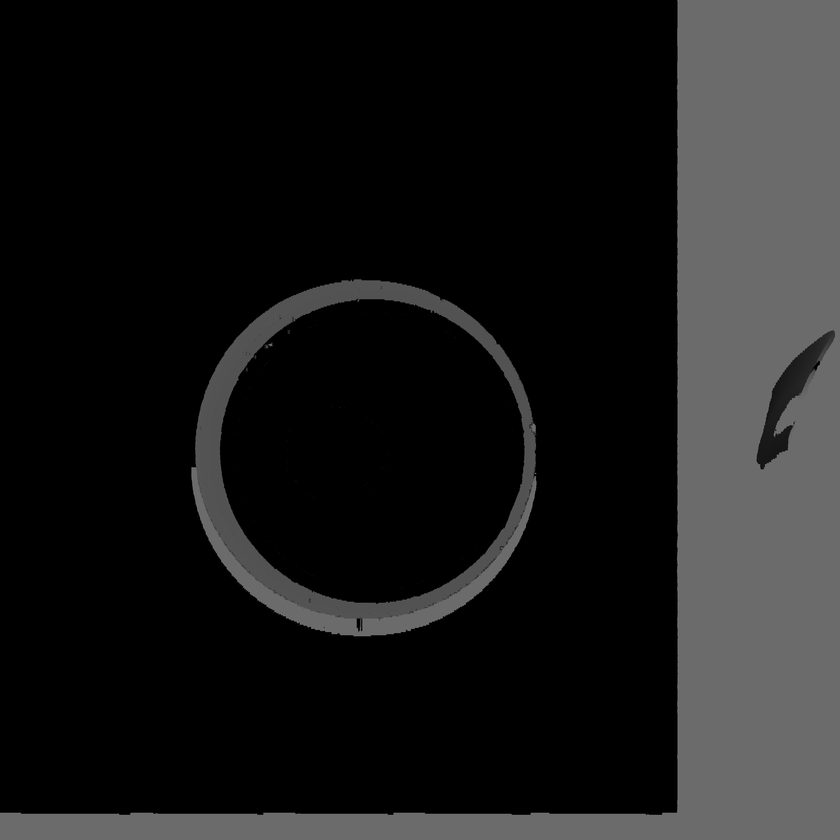
#> input picture img.png, 840 x 840 px, shrunk from 3200 x 3200 before the run
$ python -i feature_functions.py   (imports and definitions only)
#> lines starting #> are read from the running program, lines starting #| are printed output that depends on the picture; after the words box and inside, x2 and y2 are one past the last pixel; in counts of white or black regions, pixels touching at a corner belong together
#> further down, picture is the input picture: shape (840, 840, 3); min 0, max 124, mean 26.2
from numpy import (
    ndarray,
    dstack,
    where,
    float32,
    uint8,
    unique,
    isin,
    median,
    abs
)
import cv2
from logging import info

class FeatureExtraction():
    '''a simple class handler for feature extraction and image processing'''
    def __init__(self, blur_value:int = [7,7]):
        if blur_value[0] % 2 == 0 and blur_value[1] % 2 == 0:
            raise ValueError(f"Error : blur values must be odd and more than 1 value of {blur_value} is not valid")
        self.blur_value = blur_value
        self.blur_image = None
        self.binary_image = None
        self.three_channel_binary = None

        pass

    def _get_largest_contour(self):
        '''finds the largest contour in an image and returns it
        Returns:
            largetst_contour: the largest contour by area'''
        image = self.binary_image
        contours, hierachy = cv2.findContours(
            image,
            cv2.RETR_TREE,
            cv2.CHAIN_APPROX_SIMPLE
        )
        if len(contours) ==0:
            info("INFO : No contour found in image")
            return 0

        return max(contours, key = cv2.contourArea)

    def _get_perimeter(self) -> float:
        '''returns the perimeter of the largest contour found in an image
        Returns:
            perimeter: a float representing the length of the largest contour arc
        '''
        largest_contour = self._get_largest_contour()

        return cv2.arcLength(largest_contour, True)


    def _get_radius(self) -> float:
        '''returns the radius of the largest blob found
        Returns:
            radius: a float representing the radius of the largest blob
        '''
        largest_contour = self._get_largest_contour()
        x,y,w,h = cv2.boundingRect(largest_contour)
        return (h/2+w/2)/2


    def get_subject_details(self,image:ndarray) -> dict:
        '''Extracts the depth, area and perimeter from details found in an image
        Args:
            image: a np.ndarray representing an image
        Returns:
            details: a dictionary containing details of the image'''
        self.blur_image = cv2.blur(image, self.blur_value)
        ret, self.binary_image = cv2.threshold(self.blur_image, 50, 255, cv2.THRESH_BINARY)
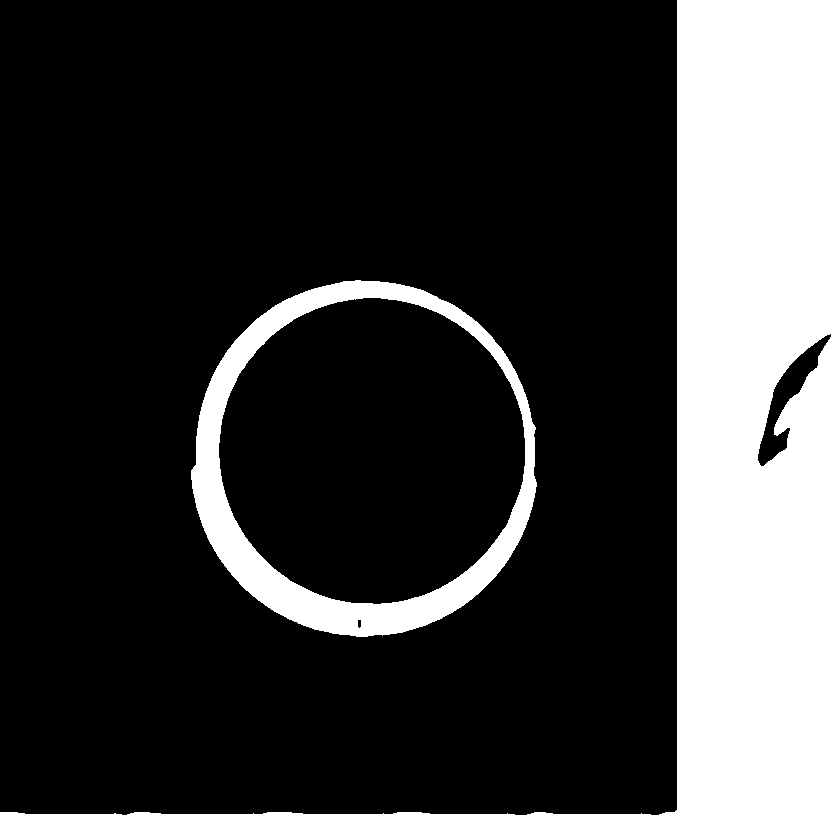
#> self.binary_image: shape (840, 840, 3); 24.9% white; 2 white regions, box (x1, y1, x2, y2) and area: (0, 0, 840, 840) 152376, (191, 280, 537, 637) 23495
        self.three_channel_binary = dstack((self.binary_image, self.binary_image, self.binary_image))

        details = dict()
        image = self.__remove_outliers(image)
        single_channel = image if image.ndim == 2 else image[:, :, 0]
        details["depth"] = float(single_channel.max() - single_channel.min())
        cv2.imwrite("outliers removed.png", single_channel)

        details["perimeter"] = self._get_perimeter()
        details["radius"] = self._get_radius()
        return details

    def __remove_outliers(self, image: ndarray, kernel_size: int = 51, min_height: float = 10, low_ratio: float = 0.25) -> ndarray:
        '''removes narrow raised spikes (e.g. glare) including their gradual flanks
        A morphological opening wider than the spike estimates the underlying surface.
        Regions rising above the noise floor are removed if they peak more than
        min_height above the surface, so the whole ramp is removed rather than just the tip.
        Args:
            image: an ndarray representing the depth image
            kernel_size: odd width in pixels, wider than the widest spike but narrower than the subject
            min_height: how far above the surface a peak must rise to count as a spike
            low_ratio: fraction of min_height used to grow the spike region down its flanks
        Returns:
            cleaned: a copy of the image with spikes replaced by the surface estimate
        '''
#> called with kernel_size = 51, min_height = 10, low_ratio = 0.25
        single_channel = image if image.ndim == 2 else image[:, :, 0]
        valid = single_channel > 0
#> valid: shape (840, 840) bool; 26.2% white; 125 white regions (119 under 20 px), largest, box (x1, y1, x2, y2) and area: (0, 0, 840, 840) 156754, (190, 277, 539, 639) 27371, (263, 810, 295, 811) 32, (393, 810, 425, 811) 32, (130, 810, 153, 811) 23, (287, 329, 291, 335) 20
        if not valid.any():
            return image
        smoothed = cv2.blur(single_channel.astype(float32), (5, 5))
        # stop invalid zero pixels dragging the surface estimate down
        surface_input = where(valid, smoothed, smoothed.max())
        kernel = cv2.getStructuringElement(cv2.MORPH_ELLIPSE, (kernel_size, kernel_size))
        surface = cv2.morphologyEx(surface_input, cv2.MORPH_OPEN, kernel)
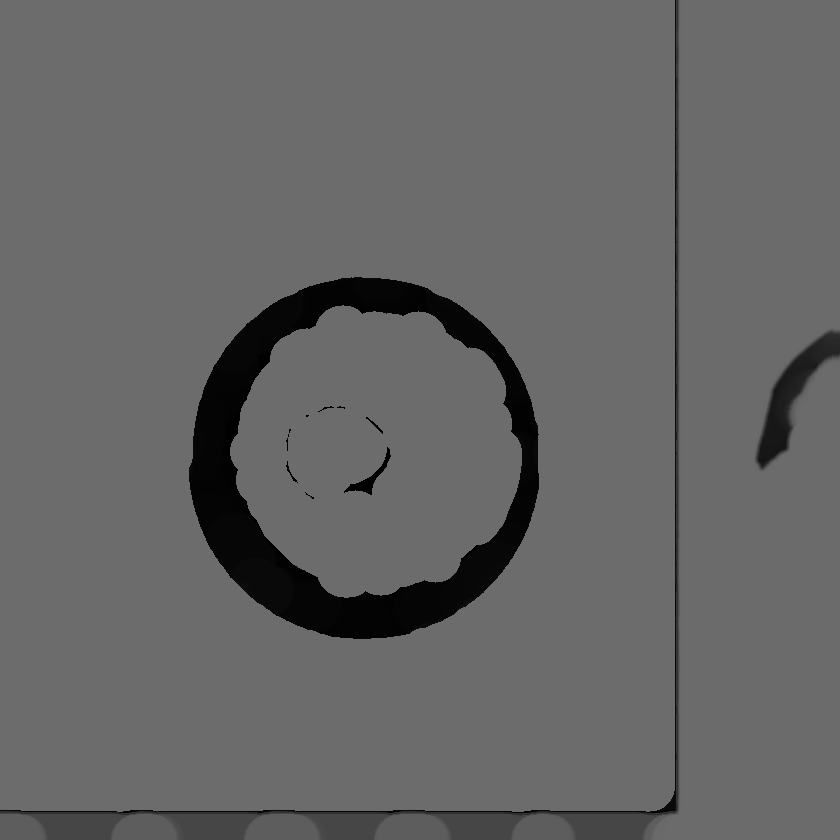
#> surface: shape (840, 840) float32; min 0.24, max 108.6, mean 101.4
        height_above = where(valid, smoothed - surface, 0)
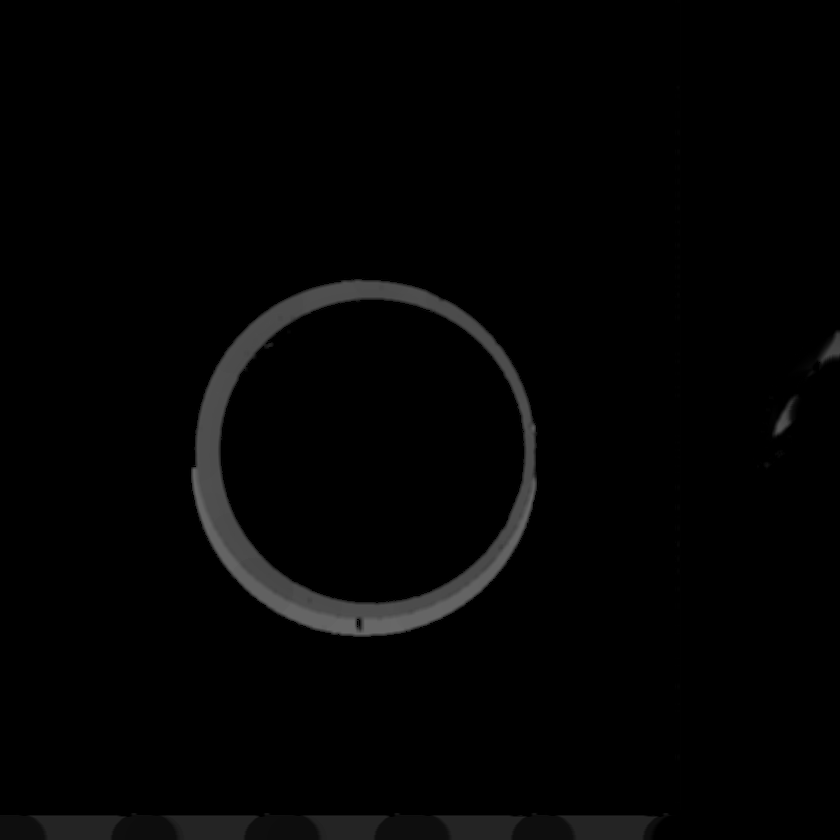
#> height_above: shape (840, 840) float32; min 0, max 104.9, mean 3.5

        # the opening sits at the bottom of the noise, so measure the noise floor and keep above it
        valid_heights = height_above[valid]
        noise_level = median(valid_heights)
#> noise_level = 0
        noise_spread = 1.4826 * median(abs(valid_heights - noise_level))
#> noise_spread = 0
        low_threshold = max(min_height * low_ratio, noise_level + 4 * noise_spread)
#> low_threshold = 2.5
        surface = surface + noise_level

        candidates = (height_above > low_threshold).astype(uint8)
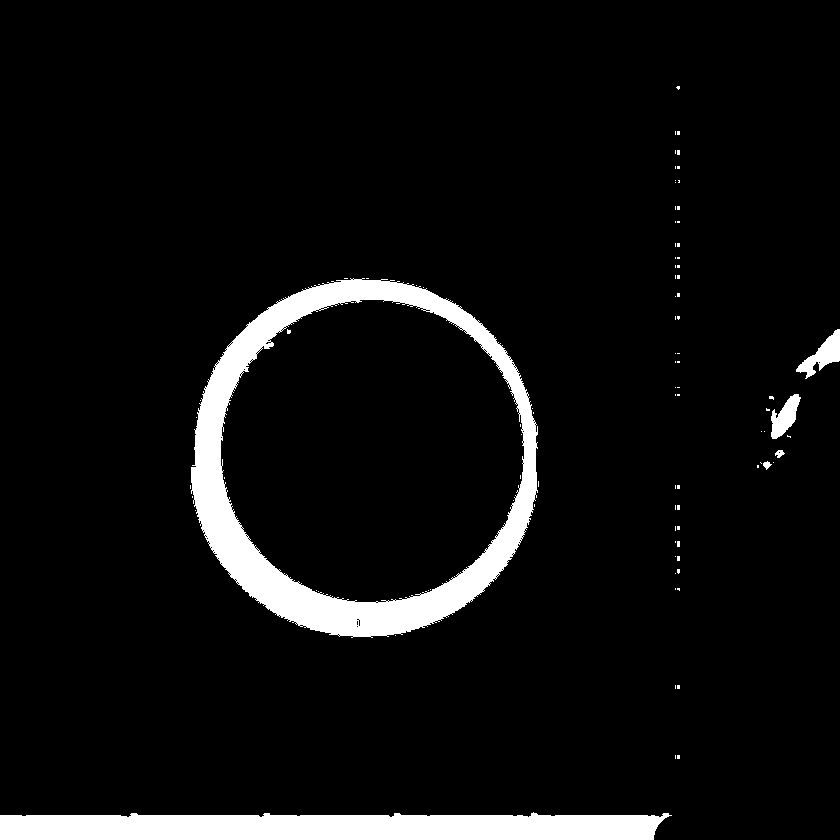
#> candidates: shape (840, 840); values 0 (black) and 1 (white), 6.4% white; 90 white regions (84 under 20 px), largest, box (x1, y1, x2, y2) and area: (191, 278, 538, 638) 26755, (0, 812, 672, 840) 16475, (796, 329, 840, 379) 873, (771, 394, 801, 439) 710, (775, 450, 785, 458) 49, (763, 461, 772, 470) 44
        _, labels = cv2.connectedComponents(candidates)
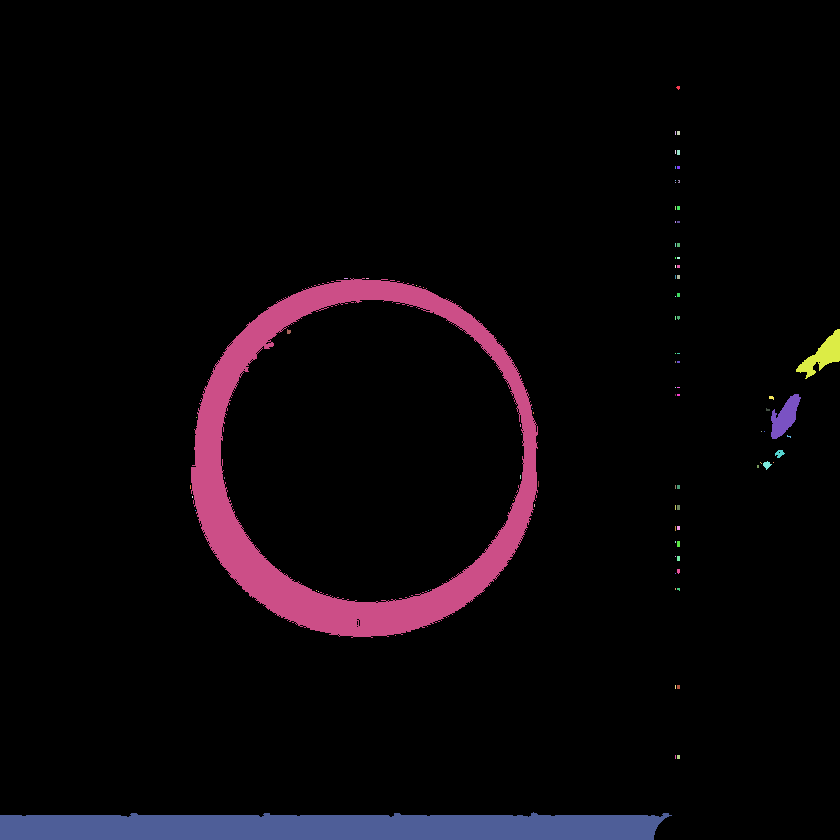
#> labels: shape (840, 840) int32; 91 distinct labels, from 0 to 90; one colour per label, 0 black
        spike_labels = unique(labels[height_above > noise_level + min_height])
#> spike_labels = [24, 33, 42, 54, 55, 65, 90]
        spikes = isin(labels, spike_labels[spike_labels != 0])
        if spikes.any():
            info(f"INFO : removed {int(spikes.sum())} spike pixels")

        cleaned = image.copy()
        fill = surface[spikes]
        cleaned[spikes] = (fill if image.ndim == 2 else fill[:, None]).astype(image.dtype)
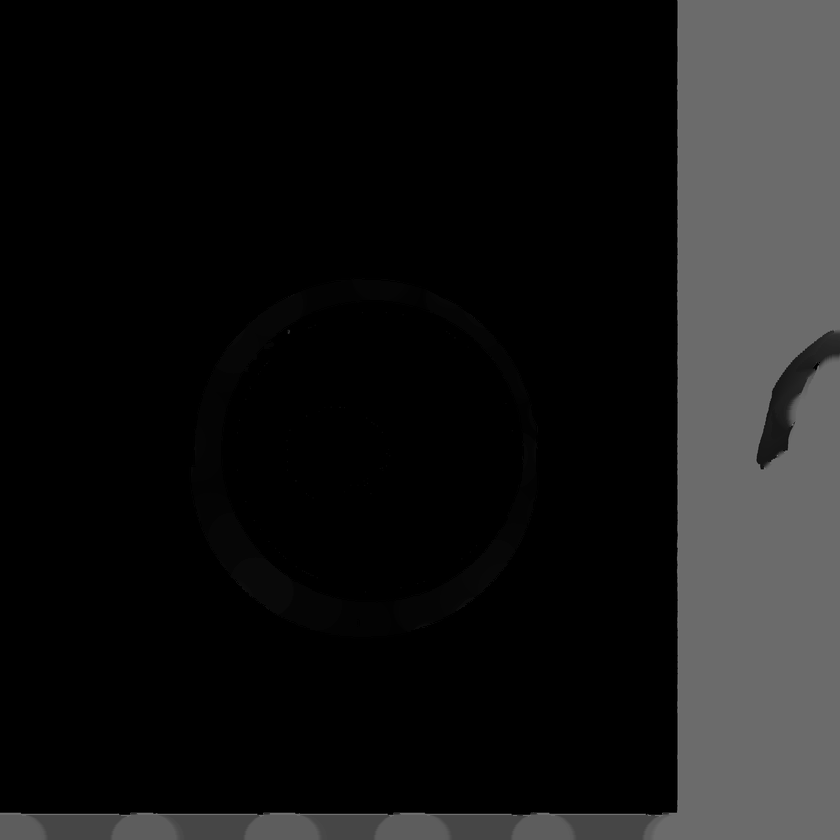
#> cleaned: shape (840, 840, 3); 6.35% of pixels changed, all inside (x1, y1, x2, y2) = (0, 278, 840, 840)
        return cleaned

>>> import cv2
>>> picture = cv2.imread('../../img.png')
>>> result = FeatureExtraction().get_subject_details(picture)
#> (the run stopped early here; a loop or call above may not have finished)
